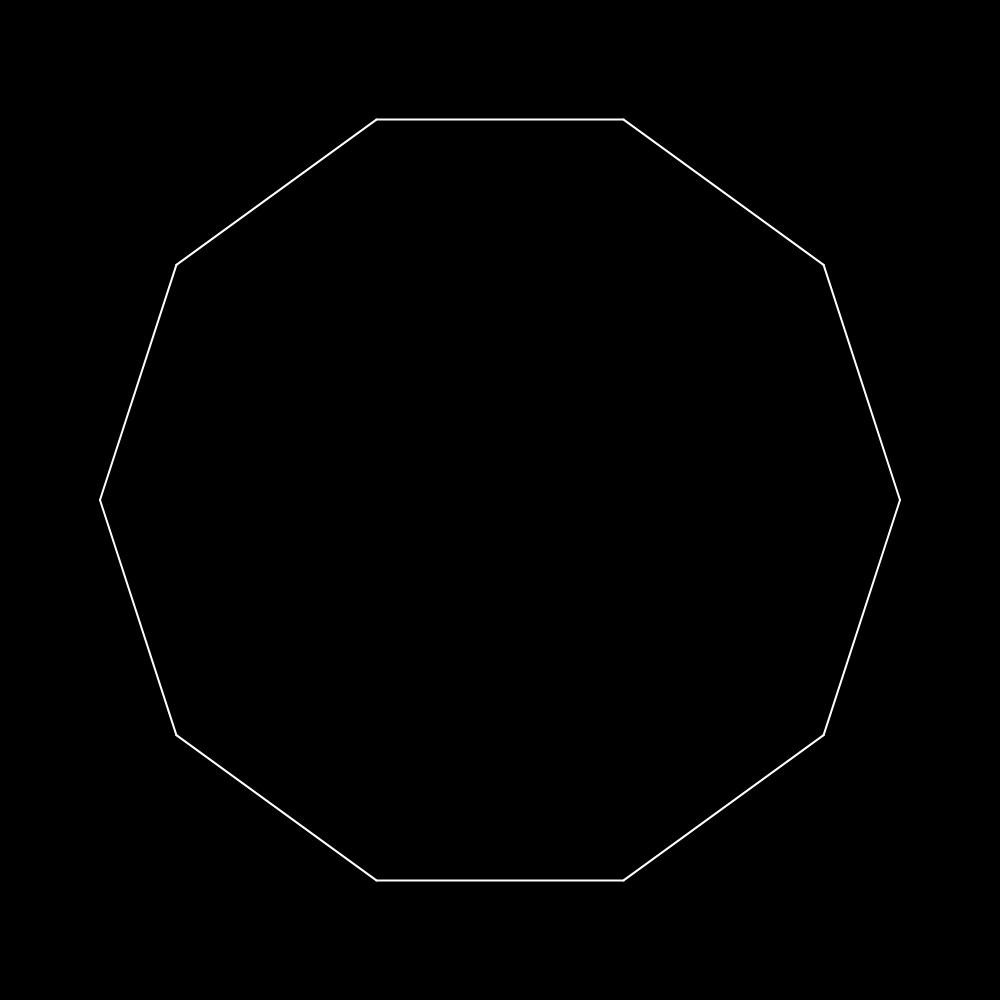
Frame 1 (no input)
Frame 60 (no input): identical to frame 1, image omitted
Frame 120 (the mouse pressed at the canvas centre since frame 60): identical to frame 1, image omitted

The p5.js sketch that drew this single still picture (run headless with seeded random() and noise() and a simulated clock; from frame 60 on, the mouse is pressed at the canvas centre):

// p5.js sketch
// ── sketch.js
function setup() {
    const size = min(windowWidth, windowHeight);
    createCanvas(size, size);
    colorMode(HSL, 1);
}

function draw() {
    scale(width, height);
    background(0);
    stroke(1);
    strokeWeight(0.002);

    drawFractal(0.5, 0.5);
}

function polar(angle, radius) {
    return {
        x: cos(angle * PI * 2) * radius,
        y: sin(angle * PI * 2) * radius,
    }

}


function drawFractal(x, y) {
    const count = 10;
    const radius = 0.4;
    for (let i = 0; i < count; i++) {
        const f = i / count;
        const angle = f;
        const p1 = polar(angle, radius);
        const p2 = polar(angle + 1 / count, radius);
        line(x + p1.x, y + p1.y, x + p2.x, y + p2.y);
    }
}
// ── style.css
html,
body {
    width: auto;
    height: auto;
    align-items: center;
}

canvas {
    display: block;
}
